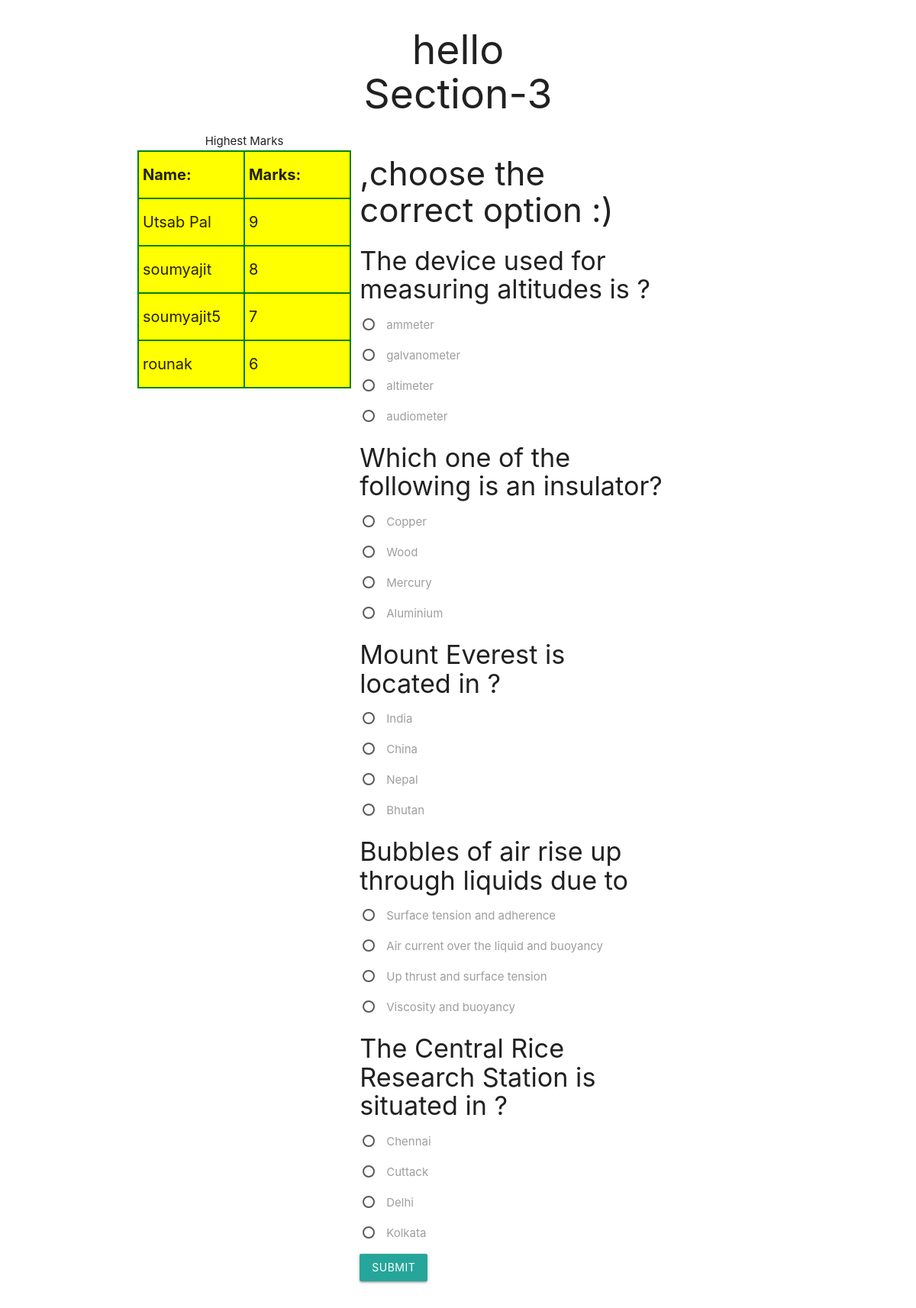
The page /quiz3.php on the database its author committed.
### tables this page shows
CREATE TABLE `sampletable` (
  `name` varchar(50) NOT NULL,
  `password` varchar(50) NOT NULL,
  `points` int(11) DEFAULT NULL,
  `p2` int(11) DEFAULT NULL,
  `p3` int(11) DEFAULT NULL,
  `p4` int(11) DEFAULT NULL,
  `save` int(11) DEFAULT NULL
);

CREATE TABLE `questions3` (
  `qid` int(11) NOT NULL,
  `question` varchar(100) NOT NULL,
  `ansid` int(11) NOT NULL
);

CREATE TABLE `answer3` (
  `id` int(11) NOT NULL,
  `answer` varchar(100) NOT NULL,
  `ansid` int(11) NOT NULL
);

### quiz3.php (the view, shortened to what this page needs)
<?php
$con=mysqli_connect("fdb26.awardspace.net" , "3072694_sample", "sahaj@123", "3072694_sample");
?>
<!DOCTYPE html>
<html>
<head>
 	<link rel="stylesheet" href="https://use.fontawesome.com/releases/v5.0.13/css/all.css">
 	<link rel="stylesheet" href="https://cdnjs.cloudflare.com/ajax/libs/materialize/1.0.0-beta/css/materialize.min.css">
</head>
<body>
	<h2 class="center">hello <?php echo $_SESSION['username']; ?><br>Section-3</h2>
	<div class="row container">
	<table class="col l4 s12">
		<caption>Highest Marks</caption>
	<tr>
		<th>Name:</th>
		<th>Marks:</th>
	</tr>
		<?php
			$i = 0;
			$q1 = "SELECT * FROM sampletable ORDER BY p4 DESC";
			$query1 = mysqli_query($con, $q1);
			while($rows = mysqli_fetch_array($query1) and $i<5){
				$i++;
			?>
			<tr>
				<td><?php echo $rows['name']; ?></td>
				<td><?php echo $rows['p4']; ?></td>
			</tr>
			<?php
			}
		?>
	</table>
	<div class="col l6 s12">
		<h3><?php echo $_SESSION['username']; ?>,choose the correct option :) </h3>
		<form method="post" action="result3.php" class="input-field">
			<?php
			$arr = array(1,2,3,4,5);
			shuffle($arr);
			for($j = 0;$j<5;$j++){
			$i = $arr[$j];
			$q = "select * from questions3 where qid = $i";
			$query = mysqli_query($con, $q);
			while($rows = mysqli_fetch_array($query)){
		?>
				<h4><?php echo $rows['question'] ?></h4>
				<?php
				$q = "select * from answer3 where id = $i";
				$query = mysqli_query($con, $q);
				while ($rows = mysqli_fetch_array($query)) {
				?>
				<p>
					<label>
						<span><?php echo $rows['answer'] ?></span>
					</label>
			    </p>
		<?php
			}
			}
	    }
		?>
		<button type="submit" name="submit" class="btn">submit</button>
		</form>
	</div>
	</div>
</body>
</html>

### quiz3.php (style rules this page uses)
td,th { border: 2px solid green; font-size: 20px; width: 50%; background-color: yellow; }

### rows shown on the page
sampletable: name "Utsab Pal", p4 "9"
sampletable: name "soumyajit", p4 "8"
sampletable: name "soumyajit5", p4 "7"
sampletable: name "rounak", p4 "6"
questions3: question "The device used for measuring altitudes is ?"
answer3: answer "ammeter"
answer3: answer "galvanometer"
answer3: answer "altimeter"
answer3: answer "audiometer"
questions3: question "Which one of the following is an insulator?"
answer3: answer "Copper"
answer3: answer "Wood"
answer3: answer "Mercury"
answer3: answer "Aluminium"
questions3: question "Mount Everest is located in ?"
answer3: answer "India"
answer3: answer "China"
answer3: answer "Nepal"
answer3: answer "Bhutan"
questions3: question "Bubbles of air rise up through liquids due to"
answer3: answer "Surface tension and adherence"
answer3: answer "Air current over the liquid and buoyancy"
answer3: answer "Up thrust and surface tension"
answer3: answer "Viscosity and buoyancy"
questions3: question "The Central Rice Research Station is situated in ?"
answer3: answer "Chennai"
answer3: answer "Cuttack"
answer3: answer "Delhi"
answer3: answer "Kolkata"
